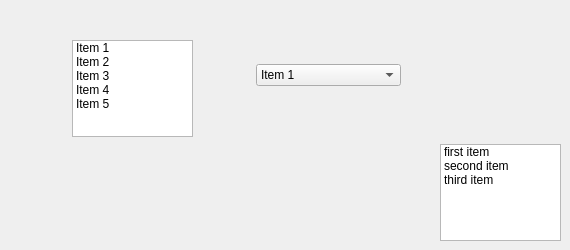
   <widget class="QWidget" name="TabSheet18">
    <attribute name="title">
     <string>Lists</string>
    </attribute>
    <property name="toolTip">
     <string></string>
    </property>
    <widget class="QListWidget" name="CheckListBox1">
     <property name="geometry">
      <rect>
       <x>72</x>
       <y>40</y>
       <width>121</width>
       <height>97</height>
      </rect>
     </property>
     <property name="enabled">
      <bool>true</bool>
     </property>
     <property name="toolTip">
      <string>ToolTip</string>
     </property>
     <item>
      <property name="text">
       <string>Item 1</string>
      </property>
      <property name="checkState">
       <enum>Unchecked</enum>
      </property>
     </item>
     <item>
      <property name="text">
       <string>Item 2</string>
      </property>
      <property name="checkState">
       <enum>Unchecked</enum>
      </property>
     </item>
     <item>
      <property name="text">
       <string>Item 3</string>
      </property>
      <property name="checkState">
       <enum>Unchecked</enum>
      </property>
     </item>
     <item>
      <property name="text">
       <string>Item 4</string>
      </property>
      <property name="checkState">
       <enum>Unchecked</enum>
      </property>
     </item>
     <item>
      <property name="text">
       <string>Item 5</string>
      </property>
      <property name="checkState">
       <enum>Unchecked</enum>
      </property>
     </item>
    </widget>
    <widget class="QComboBox" name="ComboBox1">
     <property name="geometry">
      <rect>
       <x>256</x>
       <y>64</y>
       <width>145</width>
       <height>22</height>
      </rect>
     </property>
     <property name="enabled">
      <bool>true</bool>
     </property>
     <property name="toolTip">
      <string>ToolTip</string>
     </property>
     <item>
      <property name="text">
       <string>Item 1</string>
      </property>
     </item>
     <item>
      <property name="text">
       <string>Item 2</string>
      </property>
     </item>
     <item>
      <property name="text">
       <string>Item 3</string>
      </property>
     </item>
     <item>
      <property name="text">
       <string>Item 4</string>
      </property>
     </item>
    </widget>
    <widget class="QListWidget" name="ListBox1">
     <property name="geometry">
      <rect>
       <x>440</x>
       <y>144</y>
       <width>121</width>
       <height>97</height>
      </rect>
     </property>
     <property name="enabled">
      <bool>true</bool>
     </property>
     <property name="toolTip">
      <string></string>
     </property>
     <item>
      <property name="text">
       <string>first item</string>
      </property>
     </item>
     <item>
      <property name="text">
       <string>second item</string>
      </property>
     </item>
     <item>
      <property name="text">
       <string>third item</string>
      </property>
     </item>
    </widget>
   </widget>
